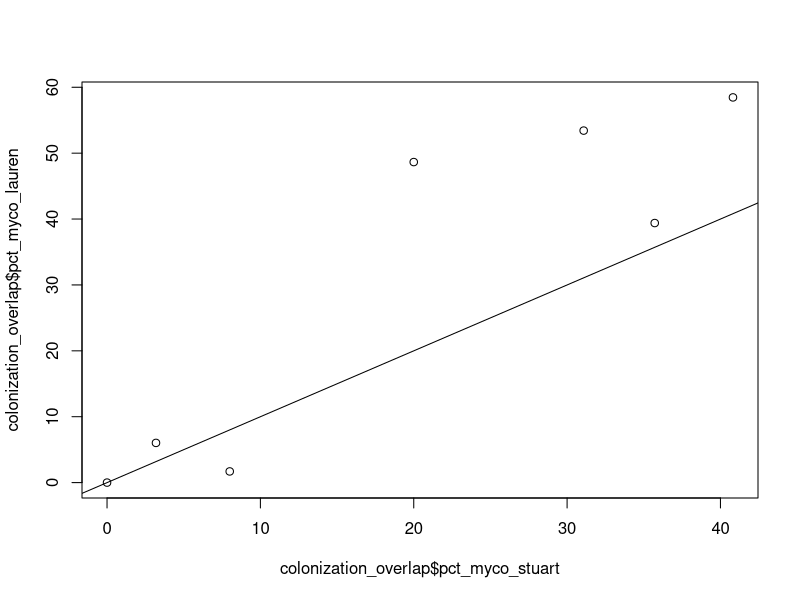
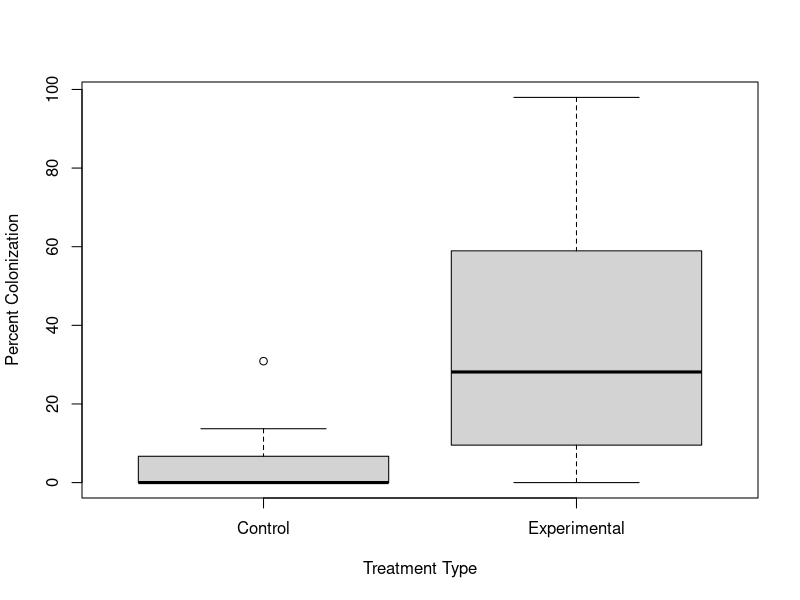
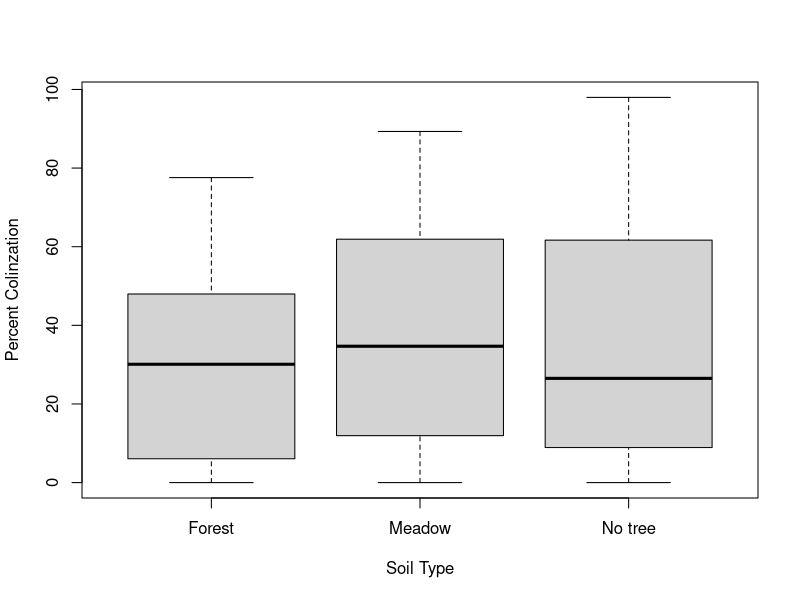
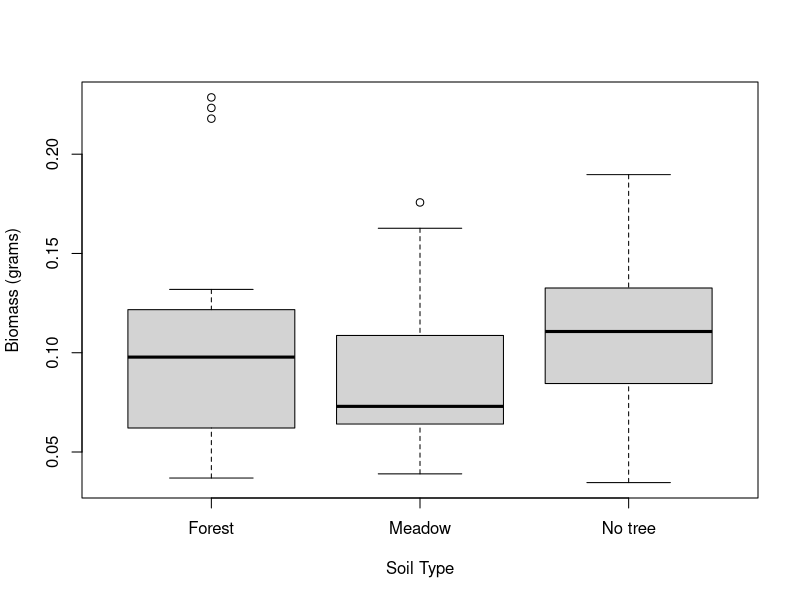

Generate these figures, in order, with R:
###############################
# bioassay_analyses_nongentic #
###############################

# This script creates and interprets the generalized mixed effects models 
# of colonization 

# Load required packages
library(dplyr)
library(lme4)

#===========
# Load Data
#============

# Load percent colonization data
colonization <- read.csv("Data/bioassay/raw_data/pct_colonization_bioassay.csv")

# Load biomass data
biomass <- read.csv("Data/bioassay/raw_data/biomass.csv")

# Load treatment data
treatment <- read.csv("Data/bioassay/raw_data/treatment_bioassay.csv")

#============================================
# Format Data to Verify Colonization Results
#============================================

# Extract rows containing colonization results from both Lauren and Stuart in order to verify 
# colonization accuracy 
colonization_overlap <- colonization[c(1,18,44,55,56,57,64), c("num_myco_stuart", "num_nonmyco_stuart", "num_myco_lauren", "num_nonmyco_lauren")] 

# Add a column of the sum of root tips for Stuart and Lauren using rowSums
colonization_overlap["sum_stuart"] <- rowSums(colonization_overlap[,1:2]) 
colonization_overlap["sum_lauren"] <- rowSums(colonization_overlap[,3:4])

# Create a column for percent colonization of mycorrhizae with Stuart's results
colonization_overlap["pct_myco_stuart"] <- colonization_overlap[,1]/colonization_overlap[,5] *100

# Create a column for percent colonization of mycorrhizae with Lauren's results
colonization_overlap["pct_myco_lauren"] <- colonization_overlap[,3]/colonization_overlap[,6] *100

#==============
# Explore Data
#==============

# Test for significant difference and correlation between the two groups of results
t.test(x = colonization_overlap$pct_myco_stuart, y = colonization_overlap$pct_myco_lauren, paired = TRUE)
cor.test(x = colonization_overlap$pct_myco_stuart, y = colonization_overlap$pct_myco_lauren)

# Plot data
plot(x = colonization_overlap$pct_myco_stuart, y = colonization_overlap$pct_myco_lauren)
abline(a = 0, b = 1)

#=======================
# Format Treatment Data
#=======================

col_treat <- colonization %>% left_join(treatment)#, by = seedling_id)

# Add a column of the sum of root tips for Stuart 
col_treat["sum_stuart"] <- rowSums(col_treat[,3:4])

# Create a column for percent colonization of mycorrhizae
col_treat["pct_myco_stuart"] <- col_treat$num_myco_stuart / col_treat$sum_stuart *100

#==============
# Explore Data
#==============

# Run a linear regression model of percent colonization by treatment type
control_test <- lm(pct_myco_stuart~treatment, data = col_treat)
summary(control_test)

# Plot data
boxplot(pct_myco_stuart ~ treatment, data = col_treat, xlab = "Treatment Type", ylab = "Percent Colonization")

#==================================
# Filter by Experimental Treatment
#==================================

exp_only <- col_treat %>% 
  filter(treatment == "Experimental") 

# Run a linear regression model of percent colonization by soil type
exp_test <- lm(pct_myco_stuart~soil_type, data = exp_only)
summary(exp_test)

# Plot Data
boxplot(pct_myco_stuart ~ soil_type, data = exp_only, ylab ="Percent Colinzation", xlab = "Soil Type")

# Check the mean for each soil type
tapply(exp_only$pct_myco_stuart, exp_only$soil_type, FUN = mean)

#=========================================
# Explore Biomass Data Between Soil Types
#=========================================

#============
#Format Data
#============

# Join biomass data with colonization data 
col_biomass <- col_treat %>% left_join(biomass)#, by = seedling_id)

# Filter out experimental treatment data
exp_biomass_only <- col_biomass %>%
  filter(treatment == "Experimental")

#==============
# Explore Data
#==============

# Run a linear regression model of biomass by treatment type
biomass_control_test <- lm(biomass_g~treatment, data = col_biomass)
summary(biomass_control_test)

# Run a linear regression model of biomass by soil type
biomass_test <- lm(biomass_g~soil_type, data = exp_biomass_only)
summary(biomass_test)

#Plot Data
boxplot(biomass_g ~ soil_type, data = exp_biomass_only, xlab = "Soil Type", ylab = "Biomass (grams)")

# Create linear mixed effects models of biomass by soil type
fix1 <- lmer(pct_myco_stuart ~ soil_type + (1 | pair_id), REML = FALSE, data = exp_only)
summary(fix1)
fix2 <- lmer(pct_myco_stuart ~ (1 | pair_id), REML = FALSE, data = exp_only)
summary(fix2)

# Compare both models (fix1 and fix2) using likelihood ration test
anova(fix1, fix2)

